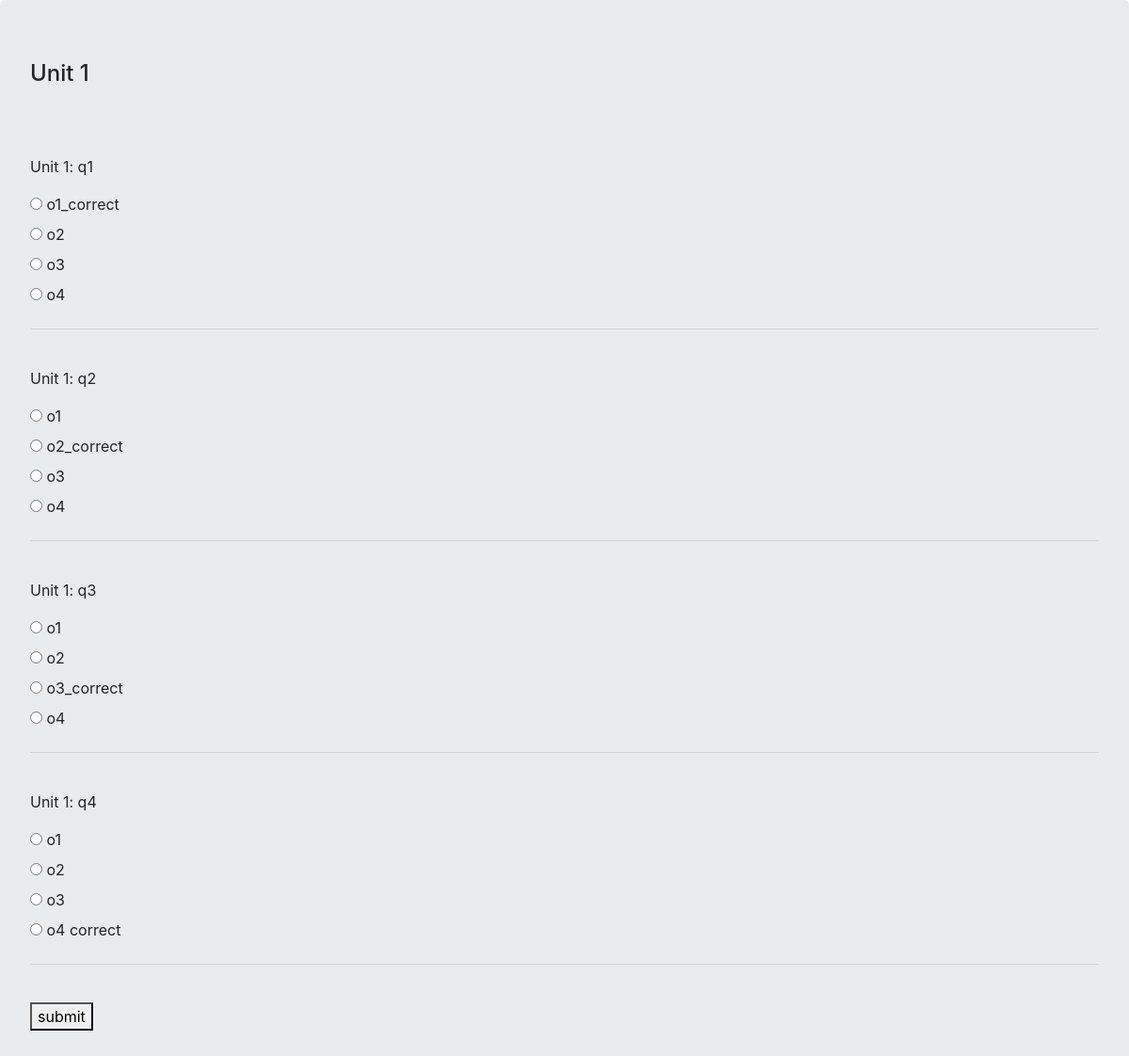
Page /4/exam/54/ (signed in) on the committed database.
### exam/models.py (models this page shows, shortened)
class Exam(models.Model):
    name = models.CharField(max_length=120)
    subject = models.ForeignKey(Subject, on_delete=models.CASCADE)
    number_of_questions = models.IntegerField(default=10)
    required_score_pass =models.IntegerField(default=40,)
    time = models.IntegerField(help_text="duration of test in minutes")
    def get_questions(self):
        return self.question_set.all()

class Question(models.Model):
    text = models.TextField()
    exam = models.ForeignKey(Exam, on_delete=models.CASCADE)
    def __str__(self):
        return f"{self.exam.name}: {self.text}"
    def get_answers(self):
        return self.answer_set.all()

class Answer(models.Model):
    text = models.CharField(max_length=200)
    correct = models.BooleanField(default=False)
    question =models.ForeignKey(Question, on_delete=models.CASCADE)

### exam/views.py (the view)
# urls.py: path('', views.index, name="exam-index"),
@login_required
def exam(request, subject, exam_pk):
    if request.method == 'POST':
        score = 0
        exam = Exam.objects.get(pk=exam_pk)
        question_list = []
        get_correct_list =[]
        for question in exam.get_questions():
            question_list.append(question)
            get_correct = question.get_correct_answers()
            if get_correct == request.POST[question.text]:
                score = score + 1
            get_correct_list.append(get_correct)
        answer_input = []
        for question in question_list:
            answer_input.append(request.POST[question.text])
        user = request.user
        score_in_percentage = (score/len(get_correct_list)) * 100
        result = Result(exam = exam, user = user, score = score_in_percentage)
        result.save()
        messages.success(request, "Your response has been recorded")
        context = {
                'question_list':question_list,
                'answer_input': answer_input,
                'get_correct': get_correct,
                'get_correct_list': get_correct_list,
                'score':score,
                'scoreP': score_in_percentage,
                'username':user,
                'result': result,
            }
        return HttpResponseRedirect('/user/profile/')
    else:
        exam = Exam.objects.get(pk=exam_pk)
        context = {
            'subject': subject,
            'exam_pk': exam_pk,
            'exam':exam,
        }
        return render(request,'exam/exam.html', context)

### exam/templates/exam/exam.html (shortened to what this page needs)
<!doctype html>
<html lang="en">
  <head>
    <link rel="stylesheet" href="https://stackpath.bootstrapcdn.com/bootstrap/4.3.1/css/bootstrap.min.css">
  </head>
  <body>
    <div class="jumbotron">
    <h4>{{exam.name}}</h4>
    <br>
    <br>
    <form action="{% url 'exam-view' subject exam.pk%}" method="post">
    {% for question in exam.get_questions %}
        <p>{{question}}</p>
        {% for answer in question.get_answers %}
            <input type="radio" name="{{question.text}}" id="{{answer.text}}" value="{{answer.text}}" required>
            <label for="{{answer.text}}">{{answer.text}}</label>
            <br>
        {% endfor %}
        <hr>
        <br>
    {% endfor %}
    <button type="submit">submit</button>
    </form>
    </div>
  </body>
</html>

### rows in the picture
Exam: name "Unit 1"
Question: exam+text "Unit 1: q1"
Answer: text "o1_correct"
Answer: text "o2"
Answer: text "o3"
Answer: text "o4"
Question: exam+text "Unit 1: q2"
Answer: text "o1"
Answer: text "o2_correct"
Answer: text "o3"
Answer: text "o4"
Question: exam+text "Unit 1: q3"
Answer: text "o1"
Answer: text "o2"
Answer: text "o3_correct"
Answer: text "o4"
Question: exam+text "Unit 1: q4"
Answer: text "o1"
Answer: text "o2"
Answer: text "o3"
Answer: text "o4 correct"
